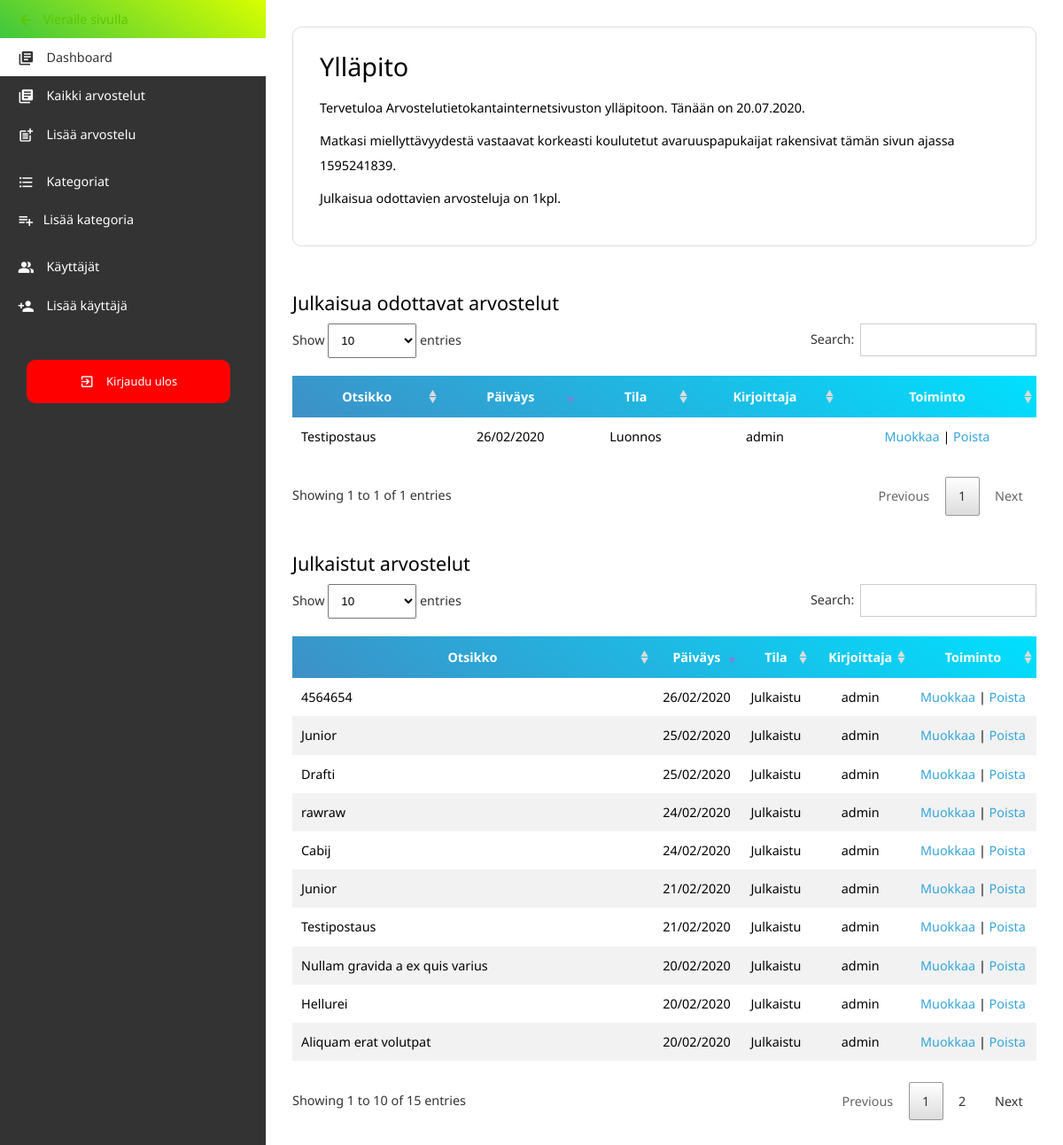
The app's page /admin/index.php (signed in) with its own data.
### tables this page shows
CREATE TABLE `posts` (
  `postID` int(11) UNSIGNED NOT NULL,
  `postTitle` varchar(255) DEFAULT NULL,
  `postSlug` varchar(255) NOT NULL,
  `postDesc` text,
  `postCont` text,
  `postDate` datetime DEFAULT NULL,
  `postRate` double NOT NULL,
  `postTags` varchar(255) DEFAULT NULL,
  `postStatus` int(1) NOT NULL,
  `postAuthor` varchar(30) DEFAULT NULL
);

### admin/index.php (the view, shortened to what this page needs)
<?php
require_once('../includes/config.php');
?>
<!doctype html>
<html lang="fi">
<head>
	<?php require('includes/head-meta.php'); ?>
</head>
<body>
	<div id="wrapper" class="flex">
		<?php include('includes/menu.php'); ?>
		<main>
			<div class="innermargin">
				<div id="page-info">
					<h1>Ylläpito</h1>
					<p>Tervetuloa Arvostelutietokantainternetsivuston ylläpitoon. Tänään on <?php echo date("d.m.Y"); ?>.</p>
					<p>Matkasi miellyttävyydestä vastaavat korkeasti koulutetut avaruuspapukaijat rakensivat tämän sivun ajassa
						<?php
						$time = microtime();
						$time = explode(' ', $time);
						$time = $time[1] + $time[0];
						$finish = $time;
						$total_time = round(($finish - $start), 4);
						echo $total_time;
						?>.</p>
					<?php
					$sql = "SELECT COUNT(*) AS num FROM posts WHERE postStatus=0";
					$stmt = $db->prepare($sql);
					$stmt->execute();
					$row = $stmt->fetch(PDO::FETCH_ASSOC);
					if ($stmt->rowCount() == 0) {
						echo "Ei julkaisua odottavia arvosteluja.";
					} else {
						echo 'Julkaisua odottavien arvosteluja on ' . $row['num'] . 'kpl.';
					}
					?></p>
				</div>
				<h2>Julkaisua odottavat arvostelut</h2>
				<table id="arvostelut">
					<thead>
						<tr>
							<th>Otsikko</th>
							<th>Päiväys</th>
							<th>Tila</th>
							<th>Kirjoittaja</th>
							<th>Toiminto</th>
						</tr>
					</thead>
					<?php
					try {
						$stmt = $db->query('SELECT postID, postTitle, postDate, postStatus, postAuthor FROM posts WHERE postStatus=0 ORDER BY postID DESC');
						while ($row = $stmt->fetch()) {
							echo '<tr>';
							echo '<td>' . $row['postTitle'] . '</td>';
							echo '<td class="center">' . date('d/m/Y', strtotime($row['postDate'])) . '</td>'
					?>
							<td class="center status-<?php echo $row['postStatus']; ?>">
								<?php if ($row['postStatus'] == 1) {
									echo 'Julkaistu';
								} else {
									echo 'Luonnos';
								} ?>
							</td>
							<td class="center">
								<?php echo $row['postAuthor']; ?>
							</td>
							<td class="center">
								<a href="edit-review.php?id=<?php echo $row['postID']; ?>">Muokkaa</a> |
								<a href="javascript:delpost('<?php echo $row['postID']; ?>','<?php echo $row['postTitle']; ?>')">Poista</a>
							</td>
					<?php
							echo '</tr>';
						}
					} catch (PDOException $e) {
						echo $e->getMessage();
					}
					?>
				</table>
				<h2>Julkaistut arvostelut</h2>
				<table id="arvostelut">
					<thead>
						<tr>
							<th>Otsikko</th>
							<th>Päiväys</th>
							<th>Tila</th>
							<th>Kirjoittaja</th>
							<th>Toiminto</th>
						</tr>
					</thead>
					<?php
					try {
						$stmt = $db->query('SELECT postID, postTitle, postDate, postStatus, postAuthor FROM posts WHERE postStatus=1 ORDER BY postID DESC');
						while ($row = $stmt->fetch()) {
							echo '<tr>';
							echo '<td>' . $row['postTitle'] . '</td>';
							echo '<td class="center">' . date('d/m/Y', strtotime($row['postDate'])) . '</td>';
					?>
							<td class="center status-<?php echo $row['postStatus']; ?>">
								<?php if ($row['postStatus'] == 1) {
									echo 'Julkaistu';
								} else {
									echo 'Luonnos';
								} ?>
							</td>
							<td class="center">
								<?php echo $row['postAuthor']; ?>
							</td>
							<td class="center">
								<a href="edit-review.php?id=<?php echo $row['postID']; ?>">Muokkaa</a> |
								<a href="javascript:delpost('<?php echo $row['postID']; ?>','<?php echo $row['postTitle']; ?>')">Poista</a>
							</td>
					<?php
							echo '</tr>';
						}
					} catch (PDOException $e) {
						echo $e->getMessage();
					}
					?>
				</table>
		</main>
	</div>
</body>
</html>

### admin/includes/head-meta.php (shortened to what this page needs)
<link rel="stylesheet" href="../style/normalize.css">
<link rel="stylesheet" href="style/main-admin.css">
<link rel="stylesheet" type="text/css" src="//cdn.datatables.net/1.10.20/css/jquery.dataTables.min.css">

### admin/includes/menu.php
<aside>
	<?php
	function PageName()
	{
		return substr($_SERVER["SCRIPT_NAME"], strrpos($_SERVER["SCRIPT_NAME"], "/") + 1);
	}
	$current_page = PageName(); ?>
	<ul id="adminmenu">
		<li><a href="../" target="_blank" class="viewpage"><span> <i class="material-icons">arrow_back</i>Vieraile sivulla</span></a></li>
		<li><a class="<?php echo $current_page == 'index.php' ? 'active' : NULL ?>" href="index.php"><span> <i class="material-icons">library_books</i> Dashboard</a></span></li>
		<li><a class="<?php echo $current_page == 'all-reviews.php' ? 'active' : NULL ?>" href="all-reviews.php"><span> <i class="material-icons">library_books</i> Kaikki arvostelut</a></span></li>
		<li class="break"><a class="<?php echo $current_page == 'add-review.php' ? 'active' : NULL ?>" href="add-review.php"><span> <i class="material-icons">post_add</i> Lisää arvostelu</a></span></li>
		<li><a class="<?php echo $current_page == 'categories.php' ? 'active' : NULL ?>" href="categories.php"><span><i class="material-icons">format_list_bulleted</i> Kategoriat</a></span></li>
		<li class="break"><a class="<?php echo $current_page == 'add-category.php' ? 'active' : NULL ?>" href="add-category.php"><span><i class="material-icons">playlist_add</i>Lisää kategoria</span></a></li>
		<li><a class="<?php echo $current_page == 'users.php' ? 'active' : NULL ?>" href="users.php"><span><i class="material-icons">people_alt</i> Käyttäjät</a></span></li>
		<li><a class="<?php echo $current_page == 'add-user.php' ? 'active' : NULL ?>" href="add-user.php"><span> <i class="material-icons">person_add</i> Lisää käyttäjä</a></span></li>
		<li><a href="logout.php" class="logout"><span> <i class="material-icons">exit_to_app</i> Kirjaudu ulos</span></a></li>
	</ul>
</aside>

### admin/style/main-admin.css (style rules this page uses)
body { background: #333; font:100%/170% 'Noto Sans', Arial, Helvetica, sans-serif; }
a, a:visited { text-decoration: none; color: #36a5d9; }
p { margin: 10px 0; }
h1 { font-size: 2em; margin-bottom:20px; }
h2 { font-size: 1.5em; margin-bottom:10px; }
.flex { display: -webkit-flex; display: -moz-flex; display: -ms-flexbox; display: flex; flex-wrap: wrap; -moz-flex-warp: warp; justify-content: flex-around; -webkit-justify-content: space-around; align-items: stretch; flex-direction: row; align-content: stretch; -webkit-box-orient: horizontal; -webkit-box-direction: normal; -webkit-flex-direction: row; -ms-flex-direction: row; flex-direction: row; -webkit-flex-wrap: wrap; -ms-flex-wrap: wrap; flex-wrap: wrap; }
aside ul li a.viewpage, thead { background: rgb(0, 224, 255); background: -moz-linear-gradient(214deg, rgba(0, 224, 255, 1) 0%, rgba(62, 144, 198, 1) 100%); background: -webkit-linear-gradient(214deg, rgba(0, 224, 255, 1) 0%, rgba(62, 144, 198, 1) 100%); background: linear-gradient(214deg, rgba(0, 224, 255, 1) 0%, rgba(62, 144, 198, 1) 100%);filter: progid: DXImageTransform.Microsoft.gradient(startColorstr="#00e0ff", endColorstr="#3e90c6", GradientType=1); }
#wrapper { height: 100%; position: absolute; width: 100%; height: 100%; min-height: 100%; font-size: 0.9em; }
.innermargin { margin: 30px; }
main { width: calc(100% - 300px); background: #fff; }
main #page-info { margin-bottom: 50px; padding:30px; border:1px solid #ddd; border-radius:10px; }
aside { width: 300px; }
aside ul#adminmenu { top:0px; position: sticky; position: -webkit-sticky; }
i.material-icons { font-size:1.3em; top:5px; margin-right:10px; position:relative }
aside ul li.break { margin-bottom:10px; }
aside ul li { line-height:3; }
aside ul li span { margin: 20px; }
aside ul li a, aside ul li a:visited { display: block; color:#fff; }
aside ul li a.active { background:#fff !important; color:#333; }
aside ul li a.logout i.material-icons { font-size:1.3em; top:4px; }
aside ul li a.logout { background:red !important; display:block; text-align: center; border-radius: 10px; margin:40px 40px 40px 30px; font-size:.9em; padding:5px; }
thead { color: #fff; }
.dataTable { border:none; margin:20px 0 20px 0 !important; }
table.dataTable.no-footer, table.dataTable thead th, table.dataTable thead td { border:none !important; }
table td.center { text-align: center; }
tr.even { background: #f2f2f2 !important; }
table.dataTable { width: 100%; margin: 0 auto; clear: both; border-collapse: separate; border-spacing: 0; }
table.dataTable thead th, table.dataTable tfoot th { font-weight: bold; }
table.dataTable thead th, table.dataTable thead td { padding: 10px 18px; border-bottom: 1px solid #111111; }
table.dataTable thead .sorting, table.dataTable thead .sorting_asc, table.dataTable thead .sorting_desc, table.dataTable thead .sorting_asc_disabled, table.dataTable thead .sorting_desc_disabled { cursor: pointer; *cursor: hand; background-repeat: no-repeat; background-position: center right; }
table.dataTable thead .sorting { background-image: url("../../images/sort_both.png"); }
table.dataTable thead .sorting_desc { background-image: url("../../images/sort_desc.png"); }
table.dataTable tbody tr { background-color: white; }
table.dataTable tbody th, table.dataTable tbody td { padding: 8px 10px; }
table.dataTable.no-footer { border-bottom: 1px solid #111111; }
table.dataTable, table.dataTable th, table.dataTable td { box-sizing: content-box; }

### records on screen
posts: postTitle "Testipostaus", postDate "26/02/2020", postStatus "Luonnos", postAuthor "admin"
posts: postTitle "4564654", postDate "26/02/2020", postStatus "Julkaistu", postAuthor "admin"
posts: postTitle "Junior", postDate "25/02/2020", postStatus "Julkaistu", postAuthor "admin"
posts: postTitle "Drafti", postDate "25/02/2020", postStatus "Julkaistu", postAuthor "admin"
posts: postTitle "rawraw", postDate "24/02/2020", postStatus "Julkaistu", postAuthor "admin"
posts: postTitle "Cabij", postDate "24/02/2020", postStatus "Julkaistu", postAuthor "admin"
posts: postTitle "Junior", postDate "21/02/2020", postStatus "Julkaistu", postAuthor "admin"
posts: postTitle "Testipostaus", postDate "21/02/2020", postStatus "Julkaistu", postAuthor "admin"
posts: postTitle "Nullam gravida a ex quis varius", postDate "20/02/2020", postStatus "Julkaistu", postAuthor "admin"
posts: postTitle "Hellurei", postDate "20/02/2020", postStatus "Julkaistu", postAuthor "admin"
posts: postTitle "Aliquam erat volutpat", postDate "20/02/2020", postStatus "Julkaistu", postAuthor "admin"

### other values on screen
$total_time "1595241839"
$row['num'] "1"
